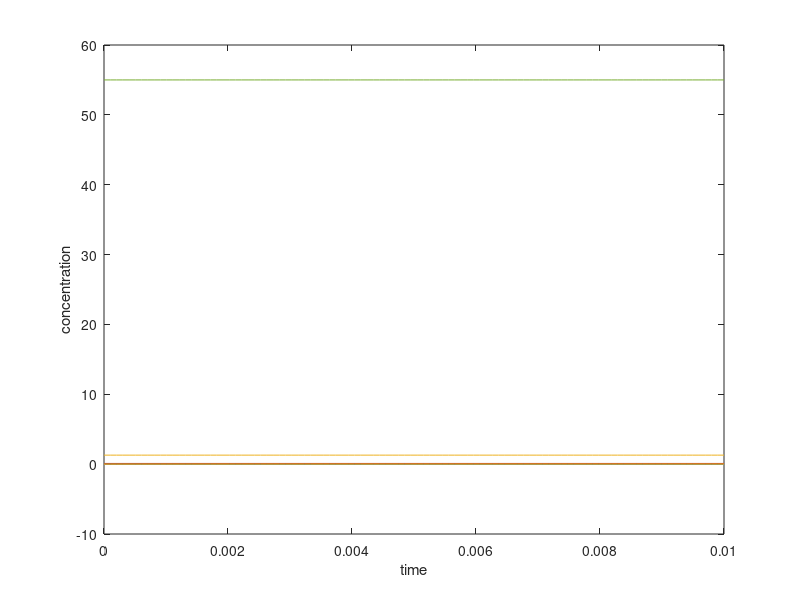

The MATLAB script that drew this image: (Note: this script raises an error after producing the figure.)
#! /usr/bin/octave -qf
# -*-octave-*-
# SK model DOI: 10.1021/jp9832721
# Szalai and Koros, J. Phys. Chem. A 1998, 102, 6892-6897
#
#

global kf kr;

# small initial concentration for intermediates     
int0 = 0.1/10000; 
   
x0 = NaN(17, 1);
# x(1): Br-
x0(1) = int0;
# x(2): HOBr
x0(2) = int0;
# x(3): H+
x0(3) = 1.29; # 2.0 M???
# x(4): Br2
x0(4) = 10^(-3);
# x(5): H2O
x0(5) = 55;
# x(6): HBrO2
x0(6) = int0;
# x(7): BrO3-
x0(7) = 8 * 10^(-3);
# x(8): H2BrO2+
x0(8) = int0;
# x(9): Br2O4
x0(9) = int0;
# x(10): BrO2*
x0(10) = int0;
# x(11): H2Q
x0(11) = 5 * 10^(-5);
# x(12): HQ*
x0(12) = int0;
# x(13): Q
x0(13) = 0.0182;
# x(14): CHD
x0(14) = 0.1;
# x(15): CHDE
x0(15) = int0;
# x(16): BrCHD
x0(16) = 0.0205;
# x(17): CHED
x0(17) = 0.00425;

# forward reaction rates
kf = NaN(17, 1);
# reverse reaction rates
kr = NaN(17, 1);

kf(1) = 8 * 10^9;
kr(1) = 80;
kf(2) = 2.5 * 10^6;
kr(2) = 2 * 10^(-5);
kf(3) = 1.2;
kr(3) = 3.2;
kf(4) = 2 * 10^6;
kr(4) = 10^8;
kf(5) = 1.7 * 10^5;
kf(6) = 48;
kr(6) = 3.2 * 10^3;
kf(7) = 7.5 * 10^4;
kr(7) = 1.4 * 10^9;
kf(8) = 8 * 10^5;
kf(9) = 8 * 10^9;
kf(10) = 8.8 * 10^8;
kr(10) = 7.7 * 10^(-4);
kf(11) = 2.13 * 10^(-4);
kr(11) = 5.2 * 10^2;
kf(12) = 2.8 * 10^9;
kf(13) = 2.8 * 10^9;
kf(14) = 5 * 10^(-5);
kf(15) = 1.94 * 10^(-4);
kf(16) = 3 * 10^4;
kf(17) = 2 * 10^(-2);
kf(18) = 6 * 10^5;
kf(19) = 10^(-5);




function xdot = f (x, t)
  global kf kr;
  
  fkinet(1) = kf(1) * x(1) * x(2) * x(3);
  rkinet(1) = kr(1) * x(4) * x(5);
  fkinet(2) = kf(2) * x(1) * x(6) * x(3);
  rkinet(2) = kr(2) * x(2) * x(2);
  fkinet(3) = kf(3) * x(1) * x(7) * x(3) * x(3);
  rkinet(3) = kr(3) * x(2) * x(6);
  fkinet(4) = kf(4) * x(6) * x(3);
  rkinet(4) = kr(4) * x(8);
  fkinet(5) = kf(5) * x(6) * x(8);
  fkinet(6) = kf(6) * x(6) * x(7) * x(3);
  rkinet(6) = kr(6) * x(9) * x(5);
  fkinet(7) = kf(7) * x(9);
  rkinet(7) = kr(7) * x(10) * x(10);
  fkinet(8) = kf(8) * x(11) * x(10);
  fkinet(9) = kf(9) * x(12) * x(10);
  fkinet(10) = kf(10) * x(12) * x(12);
  rkinet(10) = kr(10) * x(11) * x(13);
  fkinet(11) = kf(11) * x(14) * x(3);
  rkinet(11) = kr(11) * x(15) * x(3);
  fkinet(12) = kf(12) * x(15) * x(4);
  fkinet(13) = kf(13) * x(15) * x(2);
  fkinet(14) = kf(14) * x(16);
  fkinet(15) = kf(15) * x(17) * x(3);
  fkinet(16) = kf(16) * x(11) * x(4);
  fkinet(17) = kf(17) * x(11) * x(3) * x(7);
  fkinet(18) = kf(18) * x(11) * x(2);
  fkinet(19) = kf(19) * x(14) * x(7) * x(3); 
  
  xdot = NaN(17, 1);

  # Table 3
  # x(1): Br-
  xdot(1) = - fkinet(1) + rkinet(1)          # R1
            - fkinet(2) + rkinet(2)          # R2
            - fkinet(3) + rkinet(3)          # R3
            + fkinet(12)                     # R12
            + fkinet(14)                     # R14
            + 2 *  fkinet(16)                # R16
            + fkinet(18);                    # R18
  # x(2): HOBr
  xdot(2) = - fkinet(1) + rkinet(1)          # R1
            + 2 * fkinet(2) - rkinet(2)      # R2
            + fkinet(3) - rkinet(3)          # R3
            + fkinet(5)                      # R5
            - fkinet(18);                    # R18  
  # x(3): H+
  xdot(3) = - fkinet(1) + rkinet(1)          # R1
            - fkinet(2) + rkinet(2)          # R2
            - fkinet(3) + rkinet(3)          # R3
            - rkinet(4) + rkinet(4)          # R4
            + 2 * fkinet(5)                  # R5
            - fkinet(6) - rkinet(6)          # R6
            - fkinet(11) - rkinet(11)        # R11
            + fkinet(12)                     # R12
            + fkinet(14)                     # R14
            - fkinet(15)                     # R15
            + 2 * fkinet(16)                 # R16
            - fkinet(17)                     # R17 check r/f
            + fkinet(18)                     # R18
            - fkinet(19);                    # R19
  # x(4): Br2
  xdot(4) = + fkinet(1) - rkinet(1)          # R1
            - fkinet(12)                     # R12
            - fkinet(16);                    # R16
  # x(5): H2O
  xdot(5) = fkinet(1) - rkinet(1)            # R1
            + fkinet(6) - rkinet(6)          # R6
            + fkinet(13)                     # R13 check r/f
            + fkinet(17)                     # R17
            + fkinet(18)                     # R18
            + fkinet(19) ;                   # R19
  # x(6): HBrO2
  xdot(6) = - fkinet(2) + rkinet(2)          # R2
            + fkinet(3) - rkinet(3)          # R3
            - fkinet(4) + rkinet(4)          # R5
            - fkinet(6) + rkinet(6)          # R6
            + fkinet(8)                      # R8
            + fkinet(17)                     # R17
            + fkinet(18) ;                   # R18
  # x(7): BrO3-
  xdot(7) = - fkinet(3) + rkinet(3)          # R3
            + fkinet(5)                      # R5
            - fkinet(6) - rkinet(6)          # R6
            - fkinet(17)                     # R17
            - fkinet(19) ;                   # R19
  # x(8): H2BrO2+
  xdot(8) = + fkinet(4) - rkinet(4)          # R4
            - fkinet(5) ;                    # R5
  # x(9): Br2O4
  xdot(9) = + fkinet(6) - rkinet(6)          # R6
            - fkinet(7) + rkinet(7) ;        # R7
  # x(10): BrO2*
  xdot(10) = 2 * fkinet(7) - rkinet(7)       # R7
             - fkinet(8)                     # R8
             - fkinet(9) ;                   # R9
  # x(11): H2Q
  xdot(11) = - fkinet(8)                     # R8
             + fkinet(10) - rkinet(10)       # R10
             + fkinet(15)                    # R15
             - fkinet(16)                    # R16
             - fkinet(17)                    # R17
             - fkinet(18)                    # R18
             + fkinet(19) ;                  # R19
  # x(12): HQ*
  xdot(12) = + fkinet(8)                     # R8
             - fkinet(10) + 2 * rkinet(10) ; # R10
  # x(13): Q
  xdot(13) = + fkinet(10) - fkinet(10)       # R10
             + fkinet(16)                    # R16
             + fkinet(17)                    # R17
             + fkinet(18) ;                  # R18
  # x(14): CHD
  xdot(14) = - fkinet(11) + rkinet(11)       # R11
             - fkinet(19) ;                  # R19
  # x(15): CHDE
  xdot(15) = + fkinet(11) - rkinet(11)       # R15
             - fkinet(12)                    # R12
             - fkinet(13) ;                  # R13
  # x(16): BrCHD
  xdot(16) = + fkinet(12)                    # R12
             + fkinet(13)                    # R13
             - fkinet(14) ;                  # R14
  # x(17): CHED
  xdot(17) = + fkinet(14)                    # R14
             - fkinet(15) ;                  # R15
             
endfunction

t = linspace (0, 0.01, 100);

if 3 > 2

y = lsode ("f", x0, t);

h1 = figure();
#plot (t, axz(t));
#subplot(2, 1, 1);
plot (t, y);

xlabel("time");
ylabel("concentration");

title(cstrcat(
			  "SK model ",
			  " f=", num2str(gf),
			  " [BrO_3^-]_0=", num2str(BrO30),
			  " [BrCHD]_0=", num2str(BrCHD0),
			  " k_{BrO3}=", num2str(kBrO3),
			  " k_{BrCHD}=", num2str(kBrCHD)
			  )
	  );
#legend("[HBrO_2]", "[Br^-]", "[H_2Q]");
#print(h1, "sk.jpg", "-djpg");

endif
